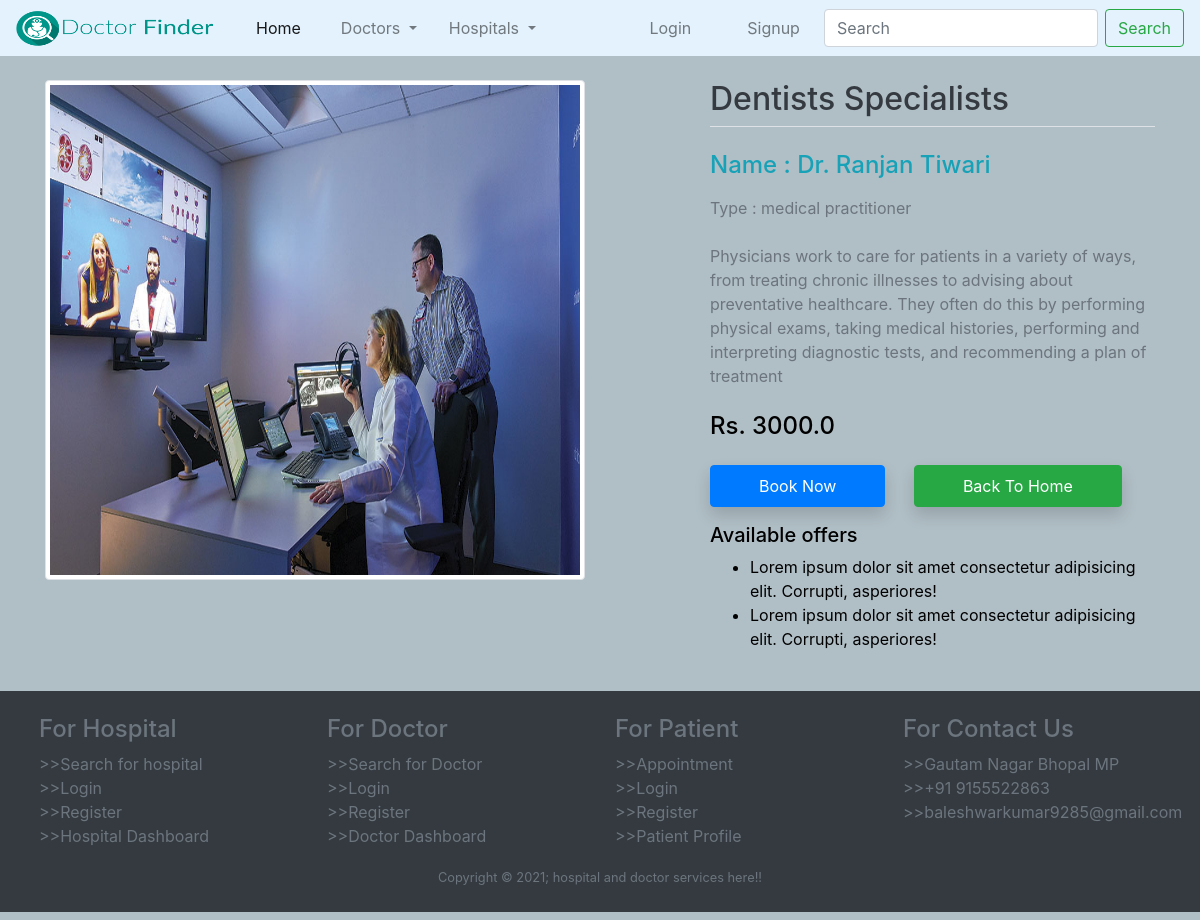
/product-detail/6, run on the app's committed database.
### DoctorApp/models.py (models this page shows)
class DoctorDetails(models.Model):
    title = models.CharField(max_length=100)
    name = models.CharField(max_length=200)
    doctor_fees = models.FloatField()
    discription = models.TextField()
    doctype = models.CharField(max_length=100)
    category = models.CharField(choices=CATEGORY_CHOICES, max_length=5)
    hospital_image = models.ImageField(upload_to='product')

### DoctorApp/views.py (the view)
# urls.py: path('product-detail/<int:pk>', views.DoctorDetailView.as_view(), name="product-detail"),
class DoctorDetailView(View):
    def get(self, request, pk):
        product = DoctorDetails.objects.get(pk=pk)
        return render(request, 'app/productdetails.html', {'product':product})

### DoctorApp/templates/app/productdetails.html (shortened to what this page needs)
{% extends 'app/base.html' %}
{% load static %}
{% block main-content %}
    <div class="container my-4">
        <div class="row">
            <div class="col-sm-6 text-center">
                <img src="{{product.hospital_image.url}}" alt="" class="img-fluid img-thumbnail" style="height: 500px;">
            </div>
                <div class="col-sm-5 offset-sm-1">
                    <h2 class="border-bottom pb-2 m-0 text-dark">{{product.title}}</h2><br>
                    <h4 class="mb-3 text-info m-0 p-0">Name : {{product.name}}</h4>
                    <p class="mb-0 text-secondary">Type : {{product.doctype}}</p><br>
                    <p class="mb-0 text-secondary">{{product.discription}}</p><br>
                    <h4 class="m-0 p-0">Rs. {{product.doctor_fees}} <small class="fw-light text-decoration-line-through">{{product.selling_price}}</small></h4>
                    <br>
                    <a href="{% url 'orders' %}" class="btn btn-primary shadow px-5 py-2 fw-bold">Book Now</a>
                    <a href="{% url 'home' %}" class="btn btn-success shadow px-5 py-2 ml-4 p-">Back To Home</a>
                    <h5 class="mt-3">Available offers</h5>
                    <ul>
                        <li>Lorem ipsum dolor sit amet consectetur adipisicing elit. Corrupti, asperiores!</li>
                        <li>Lorem ipsum dolor sit amet consectetur adipisicing elit. Corrupti, asperiores!</li>
                    </ul>
                </div>
        </div>
    </div>
{% endblock main-content %}

### DoctorApp/templates/app/base.html (shortened to what this page needs)
<!DOCTYPE html>
{% load static %}
<html lang="en">
<head>
    <link rel="stylesheet" href="{% static 'app/css/bootstrap.min.css' %}">
    <link rel="stylesheet" href="{% static 'app/css/owl.carousel.min.css' %}">
    <link rel="stylesheet" href="{% static 'app/css/all.min.css' %}">
   <link rel="stylesheet" href="{% static 'app/css/style.css' %}">
</head>
<body>
    {% block navbarPart %}
            {% include 'app/navbar.html' %}
    {% endblock navbarPart %}
    {% block main-content %}
    {% endblock main-content %}
  {% block footerpage %}
    <footer class="bg-dark p-4 my-2">
        {% include 'app/footer.html' %}
    </footer>
  {% endblock footerpage %}
</body>
</html>

### DoctorApp/templates/app/navbar.html (shortened to what this page needs)
         {% load static %}
         <nav class="navbar navbar-expand-lg navbar-light py-0 " style="background-color: #e3f2fd;">
            <a class="navbar-brand" href="#">
                <img src="{% static 'app/images/logodoc.jpg' %}" width="200px" height="35px" alt="">
            </a>
            <div class="collapse navbar-collapse" id="navbarSupportedContent">
                <ul class="navbar-nav mr-auto">
                    <li class="nav-item ">
                        <a class="nav-link active py-3 px-4" href="/">Home <span class="sr-only">(current)</span></a>
                    </li>
                    <li class="nav-item dropdown">
                        <a class="nav-link dropdown-toggle py-3 px-3" href="#" id="navbarDropdown" role="button" data-toggle="dropdown" aria-haspopup="true" aria-expanded="false">
                        Doctors
                        </a>
                    </li>
                    <li class="nav-item dropdown">
                        <a class="nav-link dropdown-toggle py-3 px-3" href="#" id="navbarDropdown" role="button" data-toggle="dropdown" aria-haspopup="true" aria-expanded="false">
                        Hospitals
                        </a>
                    </li>
                </ul>
                <ul class="navbar-nav">
                {% if request.user.is_authenticated %}
                    <li class="nav-item dropdown">
                        <a class="nav-link dropdown-toggle py-3 px-3" href="#" id="navbarDropdown" role="button" data-toggle="dropdown" aria-haspopup="true" aria-expanded="false">
                        {{request.user.username|capfirst}}
                        </a>
                        <div class="dropdown-menu" aria-labelledby="navbarDropdown">
                        <a class="dropdown-item" href="{% url 'profile' %}">Profile</a>
                        <a class="dropdown-item" href="{% url 'passwordchange' %}">changePassword</a>
                        <a class="dropdown-item" href="{% url 'adddoctor' %}">AddDoctors</a>
                        <a class="dropdown-item" href="{% url 'logout' %}">Logout</a>
                    </li>
                     {% comment %} <li class="nav-item mx-2"><a href="{% url 'add-to-cart' %}" class="nav-link"><span  classs="badge bg-danger">4</span> Cart</a></li>  {% endcomment %}
                    {% else %}
                    <li class="nav-item mx-2 "><a href="{% url 'login' %}" class="nav-link py-3 px-4">Login</a></li>
                    <li class="nav-item mx-2"><a href="{% url 'customerregistration' %}" class="nav-link py-3 px-3">Signup</a></li>
                    {% endif %}
                </ul>
                <form method="get" action="/search" class="form-inline my-2 my-lg-0 mx-0">
                    <input class="form-control mr-sm-2"  name="q" type="search" placeholder="Search" aria-label="Search">
                    <div class="input-group-append">
                        <button class="btn btn-outline-success my-2 my-sm-0" type="" >Search</button>
                    </div>
                </form>
            </div>
        </nav>

### DoctorApp/templates/app/footer.html (shortened to what this page needs)
{% load static %}
<div class="container-fluid">
    <div class="row mt-0">
        <div class="col-sm-3  text-secondary">
            <h4>For Hospital</h4>
            <span>>>Search for hospital</span><br>
            <span>>>Login</span><br>
            <span>>>Register</span><br>
            <span>>>Hospital Dashboard</span>
        </div>
        <div class="col-sm-3  text-secondary">
            <h4>For Doctor</h4>
            <span>>>Search for Doctor</span><br>
            <span>>>Login</span><br>
            <span>>>Register</span><br>
            <span>>>Doctor Dashboard</span>
        </div>
        <div class="col-sm-3  text-secondary">
            <h4>For Patient</h4>
            <span>>>Appointment</span><br>
            <span>>>Login</span><br>
            <span>>>Register</span><br>
            <span>>>Patient Profile</span>
        </div>
        <div class="col-sm-3  text-secondary">
            <h4>For Contact Us</h4>
            <span>>>Gautam Nagar Bhopal MP</span><br>
            <span>>>+91 9155522863</span><br>
            <span>>>baleshwarkumar9285@gmail.com</span><br>
        </div>
    </div>
    <div class="text-secondary text-center pt-3">
        <small>Copyright &copy; 2021; hospital and doctor services here!!</small>
    </div>
</div>

### DoctorApp/static/app/css/style.css (style rules this page uses)
body { color: #000; overflow-x: hidden; height: 100%; background-color: #B0BEC5; background-repeat: no-repeat }
a.nav-link { color: whitesmoke; }

### data on the page
DoctorDetails: hospital_image (picture), title "Dentists Specialists", name "Dr. Ranjan Tiwari", doctype "medical practitioner", discription "Physicians work to care for patients in a variety of ways, from treating chronic illnesses to advising about preventative healthcare. They often do this by performing physical exams, taking medical histories, performing and interpreting diagnostic tests, and recommending a plan of treatment", doctor_fees "3000.0"
